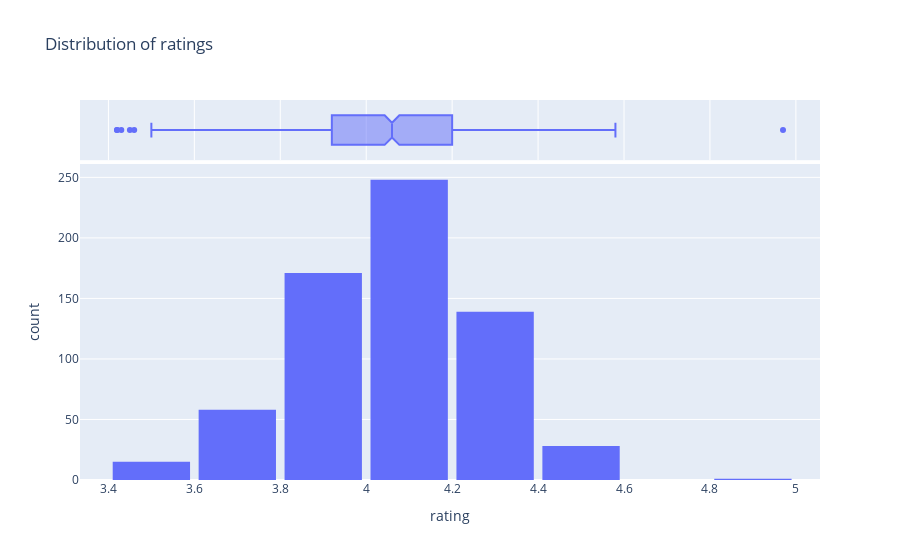

The code cell stored with this chart in its notebook:
### Markdown cell above
## Data Analysis and Visualization :

### Code cell
fig = px.histogram(BooksClean_df,
                  x = 'rating',
                  marginal = 'box',
                   nbins = 10,
                title = 'Distribution of ratings'
                   
                  )
fig.update_layout(bargap= 0.1)
fig.show()

### Figure 1 — Plotly figure (JSON) as saved in the notebook; plotly's stock layout.template omitted (floating-point values rounded to 4 significant figures; data arrays with more than 128 entries replaced by an {"elided": "..."} marker saying what was removed)
{"data": [{"alignmentgroup": "True", "bingroup": "x", "hovertemplate": "rating=%{x}<br>count=%{y}<extra></extra>", "legendgroup": "", "marker": {"color": "#636efa", "pattern": {"shape": ""}}, "name": "", "nbinsx": 10, "offsetgroup": "", "orientation": "v", "showlegend": false, "type": "histogram", "x": {"elided": "660 float values"}, "xaxis": "x", "yaxis": "y"}, {"alignmentgroup": "True", "hovertemplate": "rating=%{x}<extra></extra>", "legendgroup": "", "marker": {"color": "#636efa"}, "name": "", "notched": true, "offsetgroup": "", "showlegend": false, "type": "box", "x": {"elided": "660 float values"}, "xaxis": "x2", "yaxis": "y2"}], "layout": {"bargap": 0.1, "barmode": "relative", "legend": {"tracegroupgap": 0}, "title": {"text": "Distribution of ratings"}, "xaxis": {"anchor": "y", "domain": [0, 1], "title": {"text": "rating"}}, "xaxis2": {"anchor": "y2", "domain": [0, 1], "matches": "x", "showgrid": true, "showticklabels": false}, "yaxis": {"anchor": "x", "domain": [0, 0.8316], "title": {"text": "count"}}, "yaxis2": {"anchor": "x2", "domain": [0.8416, 1], "matches": "y2", "showgrid": false, "showline": false, "showticklabels": false, "ticks": ""}}}
